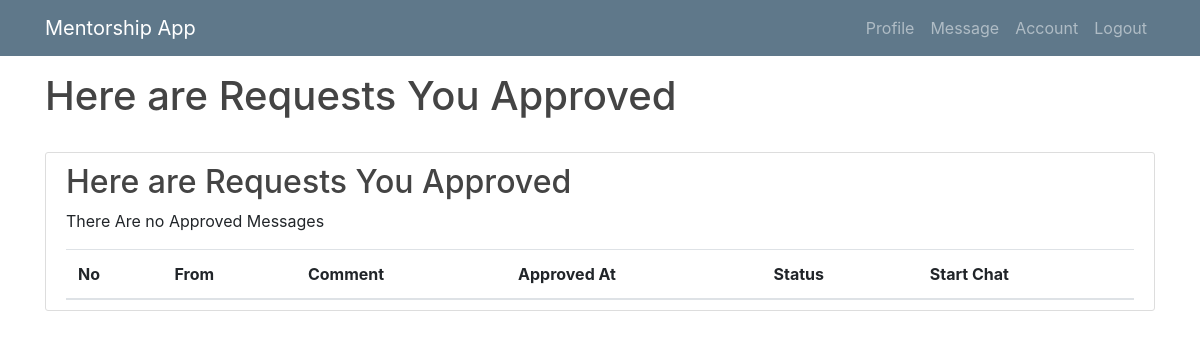
The app's page /approved1/ (signed in), older data.
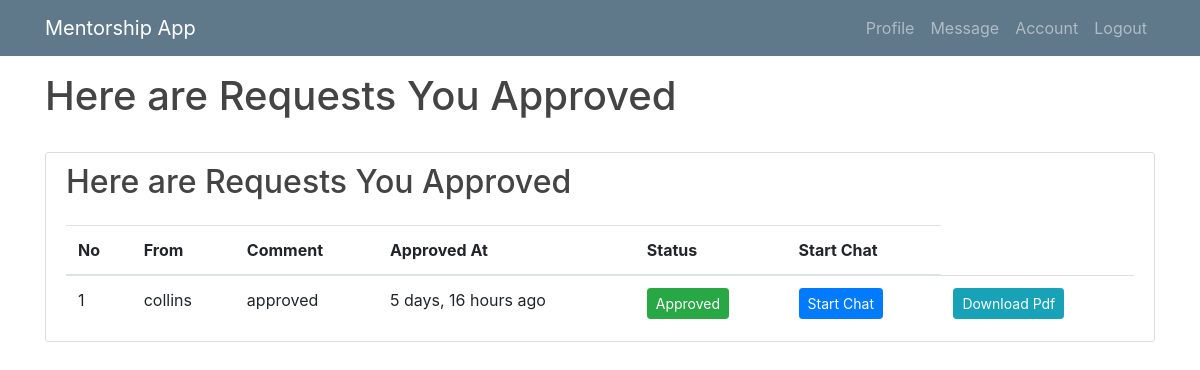
The same page, newer data.
### mentee/models.py (models this page shows, shortened)
class Msg(models.Model):
    sender = models.ForeignKey(User, related_name="sender", on_delete=models.CASCADE, null=True)
    receipient = models.ForeignKey(User, related_name="receipient", on_delete=models.CASCADE)
    msg_content = models.TextField(max_length=100)
    sent_at = models.DateTimeField(null=True, blank=True)
    comment = models.TextField(blank=True, null=True)
    comment_at = models.DateTimeField(blank=True, null=True)
    is_approved = models.BooleanField(default=False, verbose_name="Approve?")
    date_approved = models.DateTimeField(blank=True, null=True)
    class Meta:
        ordering = ['-sent_at']

class User(AbstractUser):
    is_mentee = models.BooleanField(default=False)
    is_mentor = models.BooleanField(default=False)

### mentee/views/mentor.py (the view)
# urls.py: path('approved1/', mentor.Approved.as_view(), name='approved1'),
class Approved(LoginRequiredMixin, UserPassesTestMixin, ListView):
    def test_func(self):
        return self.request.user.is_mentor
    model = Msg.objects.filter(is_approved=True).order_by('-date_approved')
    template_name = 'mentor/approved.html'
    context_object_name = 'messo'
    paginate_by = 5
    def get_queryset(self):
        return self.model.filter(receipient=self.request.user)

### mentee/templates/mentor/approved.html (shortened to what this page needs)
{% extends 'mentor/base1.html' %}
{% load humanize %}
{% block content %}
 <h1>Here are Requests You Approved</h1><br>
  <div class="row">
        <div class="col-md-12">
 <div class="content-section">
 <h2>Here are Requests You Approved</h2>
<div class="table-responsive">
<table class="table mb-0">
    <thead>
      <tr>
          <th>No</th>
          <th>From</th>
          <th>Comment</th>
          <th>Approved At</th>
           <th>Status</th>
          <th>Start Chat</th>
      </tr>
    </thead>
    <tbody>
    {% if messo %}
  <ol>
 {% for approved in messo %}
    <tr>
         <td>{{ approved.id }}</td>
        <td>{{ approved.sender }}</td>
          <td>{{ approved.comment }}</td>
        <td>{{ approved.date_approved|naturaltime }}</td>
        {% if approved.is_approved == True %}
   <td> <button type="button" class="btn btn-success btn-sm">Approved</button></td>
        {% endif %}
        <td> <a class="btn btn-primary btn-sm" href="{% url 'start-chat1' pk=approved.sender.pk %}">Start Chat</a></td>
    <td><a class="btn btn-info btn-sm" href="{% url 'pdf1' %}">Download Pdf</a></td>
    </tr>
{% endfor %}
       </ol>
{% else %}
<p>There Are no Approved Messages</p>
{% endif %}
 </tbody>
  </table>
</div>
 </div>
        </div>
</div>
{% endblock %}

Row changes from the older to the newer data that the page shows:
added Msg: id "1", sender "collins", comment "approved", date_approved "5 days, 16 hours ago", is_approved "Approved"
Text that changed along with them:
text no longer shown: "There Are no Approved Messages"
